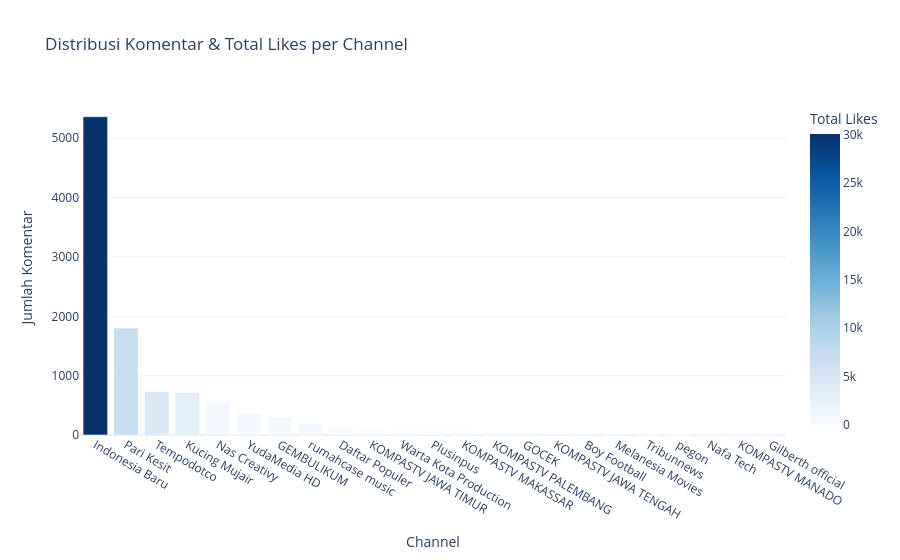

The cell this chart's notebook holds for it:
### Code cell
# --- Interaksi per channel ---
komentar_per_channel = (
    df.groupby('Channel')
    .agg(
        Jumlah_Komentar=('Komentar', 'count'),
        Total_Likes=('Jumlah_Suka', 'sum')
    )
    .reset_index()
    .sort_values('Jumlah_Komentar', ascending=False)
)

fig = px.bar(
    komentar_per_channel,
    x='Channel', y='Jumlah_Komentar',
    color='Total_Likes',
    color_continuous_scale='Blues',
    title='Distribusi Komentar & Total Likes per Channel',
    labels={'Jumlah_Komentar': 'Jumlah Komentar', 'Total_Likes': 'Total Likes'},
    template='plotly_white'
)
fig.show()

### Figure 1 — Plotly figure (JSON) as saved in the notebook; plotly's stock layout.template omitted (floating-point values rounded to 4 significant figures)
{"data": [{"hovertemplate": "Channel=%{x}<br>Jumlah Komentar=%{y}<br>Total Likes=%{marker.color}<extra></extra>", "legendgroup": "", "marker": {"color": [30057, 7095, 4188, 3111, 921, 721, 686, 800, 138, 63, 52, 183, 37, 49, 116, 12, 52, 12, 29, 5, 12, 0, 13], "coloraxis": "coloraxis", "pattern": {"shape": ""}}, "name": "", "orientation": "v", "showlegend": false, "textposition": "auto", "type": "bar", "x": ["Indonesia Baru", "Pari Kesit", "Tempodotco", "Kucing Mujair", "Nas Creativy", "YudaMedia HD", "GEMBULIKUM", "rumahcase music", "Daftar Populer", "KOMPASTV JAWA TIMUR", "Warta Kota Production", "Plusinpus", "KOMPASTV MAKASSAR", "KOMPASTV PALEMBANG", "GOCEK", "KOMPASTV JAWA TENGAH", "Boy Football", "Melanesia Movies ", "Tribunnews", "pegon", "Nafa Tech", "KOMPASTV MANADO", "Gilberth official "], "xaxis": "x", "y": [5363, 1802, 732, 721, 573, 353, 301, 195, 133, 95, 77, 74, 69, 56, 50, 36, 30, 30, 28, 18, 12, 11, 4], "yaxis": "y"}], "layout": {"barmode": "relative", "coloraxis": {"colorbar": {"title": {"text": "Total Likes"}}, "colorscale": [[0, "rgb(247,251,255)"], [0.125, "rgb(222,235,247)"], [0.25, "rgb(198,219,239)"], [0.375, "rgb(158,202,225)"], [0.5, "rgb(107,174,214)"], [0.625, "rgb(66,146,198)"], [0.75, "rgb(33,113,181)"], [0.875, "rgb(8,81,156)"], [1, "rgb(8,48,107)"]]}, "legend": {"tracegroupgap": 0}, "title": {"text": "Distribusi Komentar & Total Likes per Channel"}, "xaxis": {"anchor": "y", "domain": [0, 1], "title": {"text": "Channel"}}, "yaxis": {"anchor": "x", "domain": [0, 1], "title": {"text": "Jumlah Komentar"}}}}
